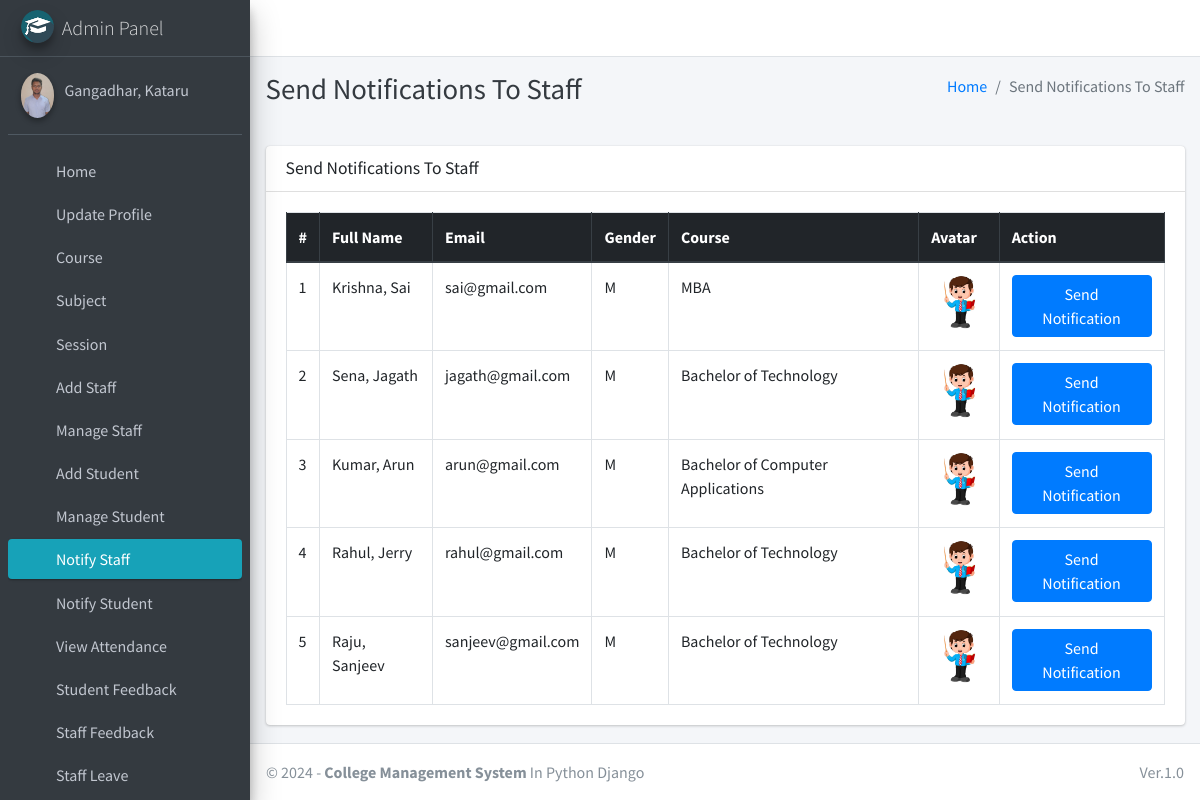
The page /admin_notify_staff (signed in) on the database its author committed.
### main_app/models.py (models this page shows, shortened)
class CustomUser(AbstractUser):
    USER_TYPE = ((1, "HOD"), (2, "Staff"), (3, "Student"))
    GENDER = [("M", "Male"), ("F", "Female")]
    username = None  # Removed username, using email instead
    email = models.EmailField(unique=True)
    user_type = models.CharField(default=1, choices=USER_TYPE, max_length=1)
    gender = models.CharField(max_length=1, choices=GENDER)
    profile_pic = models.ImageField()
    address = models.TextField()
    fcm_token = models.TextField(default="")  # For firebase notifications
    created_at = models.DateTimeField(auto_now_add=True)
    updated_at = models.DateTimeField(auto_now=True)
    USERNAME_FIELD = "email"
    REQUIRED_FIELDS = []
    objects = CustomUserManager()
    def __str__(self):
        return self.last_name + ", " + self.first_name

class Staff(models.Model):
    course = models.ForeignKey(Course, on_delete=models.DO_NOTHING, null=True, blank=False)
    admin = models.OneToOneField(CustomUser, on_delete=models.CASCADE)

class Course(models.Model):
    name = models.CharField(max_length=120)
    created_at = models.DateTimeField(auto_now_add=True)
    updated_at = models.DateTimeField(auto_now=True)

### main_app/hod_views.py (the view)
# urls.py: path("admin_notify_staff", hod_views.admin_notify_staff,
def admin_notify_staff(request):
    staff = CustomUser.objects.filter(user_type=2)
    context = {
        'page_title': "Send Notifications To Staff",
        'allStaff': staff
    }
    return render(request, "hod_template/staff_notification.html", context)

### main_app/templates/hod_template/staff_notification.html (shortened to what this page needs)
{% extends 'main_app/base.html' %}
{% load static %}
{% block page_title %}{{page_title}}{% endblock page_title %}
{% block content %}
<section class="content">
    <div class="container-fluid">
        <div class="row">
            <div class="col-md-12">
                <div class="card">
                    <div class="card-header">
                        <h3 class="card-title">{{page_title}}</h3>
                    </div>
                    <div class="card-body">
                        <table id="example2" class="table table-bordered table-hover">
                            <thead class="thead-dark">
                                <tr>
                                    <th>#</th>
                                    <th>Full Name</th>
                                    <th>Email</th>
                                    <th>Gender</th>
                                    <th>Course</th>
                                    <th>Avatar</th>
                                    <th>Action</th>
                                </tr>
                            </thead>
                            <tbody>
                                {% for staff in allStaff %}
                                <tr>
                                    <td>{{ forloop.counter }}</td>
                                    <td>{{staff.last_name}}, {{staff.first_name}}</td>
                                    <td>{{staff.email}}</td>
                                    <td>{{staff.gender}}</td>
                                    <td>{{staff.staff.course.name}}</td>
                                    <td>
                                        {% if staff.profile_pic == ""  %}
                                        No Image
                                        {% else %}
                                        <img class="img img-fluid mb-2" height="56" width="56"
                                            src="{{staff.profile_pic}}" alt="">
                                        {% endif %}
                                    </td>
                                    <td><button data-toggle = "modal" data-target = "#myModal"class="btn btn-primary show_notification" value="{{staff.id}}">Send Notification</button>
                                    </td>
                                </tr>
                                {% endfor %}
                            </tbody>
                        </table>
                    </div>
                </div>
            </div>
        </div>
    </div>
</section>
{% endblock content %}

### main_app/templates/main_app/base.html (shortened to what this page needs)
{% load static %}
<!DOCTYPE html>
<html>
<head>
    <link rel="stylesheet" href="{% static 'plugins/fontawesome-free/css/all.min.css'%} ">
    <link rel="stylesheet" href="https://code.ionicframework.com/ionicons/2.0.1/css/ionicons.min.css">
    <link rel="stylesheet"
        href="{% static 'plugins/tempusdominus-bootstrap-4/css/tempusdominus-bootstrap-4.min.css'%} ">
    <link rel="stylesheet" href="{% static 'plugins/icheck-bootstrap/icheck-bootstrap.min.css'%} ">
    <link rel="stylesheet" href="{% static 'dist/css/adminlte.min.css'%} ">
    <link rel="stylesheet" href="{% static 'plugins/overlayScrollbars/css/OverlayScrollbars.min.css'%} ">
    <link rel="stylesheet" href="{% static 'plugins/daterangepicker/daterangepicker.css'%} ">
</head>
<body class="hold-transition sidebar-mini layout-fixed">
    <div class="wrapper">
        <nav class="main-header navbar navbar-expand navbar-white navbar-light">
            <ul class="navbar-nav">
                <li class="nav-item">
                    <a class="nav-link" data-widget="pushmenu" href="#"><i class="fas fa-bars"></i></a>
                </li>
            </ul>
        </nav>
        {% include "main_app/sidebar_template.html" with user=user %}
        <div class="content-wrapper">
            <div class="content-header">
                <div class="container-fluid">
                    <div class="row mb-2">
                        <div class="col-sm-6">
                            <h1 class="m-0 text-dark">{% block page_title %}{% endblock page_title %}</h1>
                        </div>
                        <div class="col-sm-6">
                            <ol class="breadcrumb float-sm-right">
                                <li class="breadcrumb-item"><a href="#">Home</a></li>
                                <li class="breadcrumb-item active">{{ page_title }}</li>
                            </ol>
                        </div>
                    </div>
                </div>
            </div>
<section class="content">
    <div class="container-fluid">
        <div class="row">
            <div class="col-md-12">
            </div></div></div></section>
            {% block content %}
            {% endblock content %}
        </div>
        {% include "main_app/footer.html" %}
    </div>
</body>
</html>

### main_app/templates/main_app/sidebar_template.html (shortened to what this page needs)
{% load static %}
<aside class="main-sidebar sidebar-dark-info elevation-4">
    {% if request.user.user_type == '1' %}
    <a href="{% url 'admin_home' %}" class="brand-link">
        <img src="{% static 'dist/img/cmsl.png' %} " alt="AdminLTE Logo"
            class="brand-image img-circle elevation-3" >
        <span class="brand-text font-weight-light">Admin Panel</span>
    </a>
    <div class="sidebar">
        <div class="user-panel mt-3 pb-3 mb-3 d-flex">
            <div class="image">
                <img src="{{ request.user.profile_pic}}" class="img-circle elevation-2" alt="User Image">
            </div>
            <div class="info">
                <a href="#" class="d-block">{{user}}</a>
            </div>
        </div>
        <nav class="mt-2">
            <ul class="nav nav-pills nav-sidebar flex-column" data-widget="treeview" role="menu" data-accordion="false">
                <li class="nav-item">
                    {% url 'admin_home' as admin_home %}
                    <a href="{{admin_home}}" class="nav-link {% if admin_home == request.path %} active {% endif %}">
                        <i class="nav-icon fas fa-home"></i>
                        <p>
                            Home
                        </p>
                    </a>
                </li>
                <li class="nav-item">
                    {% url 'admin_view_profile' as admin_view_profile %}
                    <a href="{{admin_view_profile}}"
                        class="nav-link {% if admin_view_profile == request.path %} active {% endif %}">
                        <i class="nav-icon fas fa-address-card"></i>
                        <p>
                            Update Profile
                        </p>
                    </a>
                </li>
                <li class="nav-item has-treeview">
                    <a href="#" class="nav-link">
                        <i class="nav-icon fas fa-bookmark"></i>
                        <p>
                            Course
                            <i class="fas fa-angle-left right"></i>
                        </p>
                    </a>
                </li>
                <li class="nav-item has-treeview">
                    <a href="#" class="nav-link">
                        <i class="nav-icon fas fa-book"></i>
                        <p>
                            Subject
                            <i class="fas fa-angle-left right"></i>
                        </p>
                    </a>
                </li>
                <li class="nav-item has-treeview">
                    <a href="#" class="nav-link">
                        <i class="nav-icon fas fa-clock"></i>
                        <p>
                            Session
                            <i class="fas fa-angle-left right"></i>
                        </p>
                    </a>
                </li>
                <li class="nav-item">
                    {% url 'add_staff' as add_staff %}
                    <a href="{{add_staff}}" class="nav-link {% if add_staff == request.path %} active {% endif %}">
                        <i class="nav-icon fas fa-user-plus"></i>
                        <p>
                            Add Staff
                        </p>
                    </a>
                </li>
                <li class="nav-item">
                    {% url 'manage_staff' as manage_staff %}
                    {% url 'edit_staff' staff_id as edit_staff %}
                    <a href="{{manage_staff}}"
                        class="nav-link {% if manage_staff == request.path or request.path == edit_staff %} active {% endif %}">
                        <i class="nav-icon fas fa-th"></i>
                        <p>
                            Manage Staff
                        </p>
                    </a>
                </li>
                <li class="nav-item">
                    {% url 'add_student' as add_student%}
                    <a href="{{add_student}}" class="nav-link  {% if add_student == request.path %} active {% endif %}">
                        <i class="nav-icon fas fa-user-plus"></i>
                        <p>
                            Add Student
                        </p>
                    </a>
                </li>
                <li class="nav-item">
                    {% url 'manage_student' as manage_student %}
                    {% url 'edit_student' student_id as edit_student %}
                    <a href="{{manage_student}}"
                        class="nav-link  {% if edit_student == request.path or manage_student == request.path %} active {% endif %}">
                        <i class="nav-icon fas fa-th"></i>
                        <p>
                            Manage Student
                        </p>
                    </a>
                </li>
                <li class="nav-item">
                    {% url 'admin_notify_staff' as admin_notify_staff %}
                    <a href="{{admin_notify_staff}}"
                        class="nav-link {% if admin_notify_staff == request.path %} active {% endif %}">
                        <i class="nav-icon fas fa-bullhorn"></i>
                        <p>
                            Notify Staff
                        </p>
                    </a>
                </li>
                <li class="nav-item">
                    {% url 'admin_notify_student' as admin_notify_student %}
                    <a href="{{admin_notify_student}}"
                        class="nav-link {% if admin_notify_student == request.path %} active {% endif %}">
                        <i class="nav-icon fas fa-bullhorn"></i>
                        <p>
                            Notify Student
                        </p>
                    </a>
                </li>
                <li class="nav-item">
                    {% url 'admin_view_attendance' as admin_view_attendance %}
                <li class="nav-item">
                    <a href="{{admin_view_attendance}}"
                        class="nav-link  {% if admin_view_attendance == request.path %} active {% endif %}">
                        <i class="nav-icon fas fa-calendar-alt"></i>
                        <p>
                            View Attendance
                        </p>
                    </a>
                </li>
                <li class="nav-item">
                    {% url 'student_feedback_message' as student_feedback_message %}
                    <a href="{{ student_feedback_message }}"
                        class="nav-link  {% if student_feedback_message == request.path %} active {% endif %}">
                        <i class="nav-icon fas fa-comment-alt"></i>
                        <p>
                            Student Feedback
                        </p>
                    </a>
                </li>
                <li class="nav-item">
                    {% url 'staff_feedback_message' as staff_feedback_message %}
                    <a href="{{staff_feedback_message}}"
                        class="nav-link   {% if staff_feedback_message == request.path %} active {% endif %}">
                        <i class="nav-icon fas fa-comment"></i>
                        <p>
                            Staff Feedback
                        </p>
                    </a>
                </li>
                <li class="nav-item">
                    {% url 'view_staff_leave' as view_staff_leave %}
                    <a href="{{view_staff_leave}}"
                        class="nav-link  {% if view_staff_leave == request.path %} active {% endif %}">
                        <i class="nav-icon fas fa-check-double"></i>
                        <p>
                            Staff Leave
                        </p>
                    </a>
                </li>
                                        {% endif %}
                                    </ul>
                                </nav>
                            </div>
</aside>

### main_app/templates/main_app/footer.html
<footer class="main-footer">
    &copy; {% now "Y" %} - <strong>College Management System</strong>
    In Python Django
    <div class="float-right d-none d-sm-inline-block">
       Ver.1.0
    </div>
</footer>

### rows shown on the page
CustomUser: user.profile_pic (picture), last_name+first_name "Gangadhar, Kataru"
CustomUser: last_name "Krishna", first_name "Sai", email "sai@gmail.com", gender "M", staff.course.name "MBA", profile_pic (picture)
CustomUser: last_name "Sena", first_name "Jagath", email "jagath@gmail.com", gender "M", staff.course.name "Bachelor of Technology", profile_pic (picture)
CustomUser: last_name "Kumar", first_name "Arun", email "arun@gmail.com", gender "M", staff.course.name "Bachelor of Computer Applications", profile_pic (picture)
CustomUser: last_name "Rahul", first_name "Jerry", email "rahul@gmail.com", gender "M", staff.course.name "Bachelor of Technology", profile_pic (picture)
CustomUser: last_name "Raju", first_name "Sanjeev", email "sanjeev@gmail.com", gender "M", staff.course.name "Bachelor of Technology", profile_pic (picture)

### other values the page prints
{{ page_title }} "Send Notifications To Staff"
